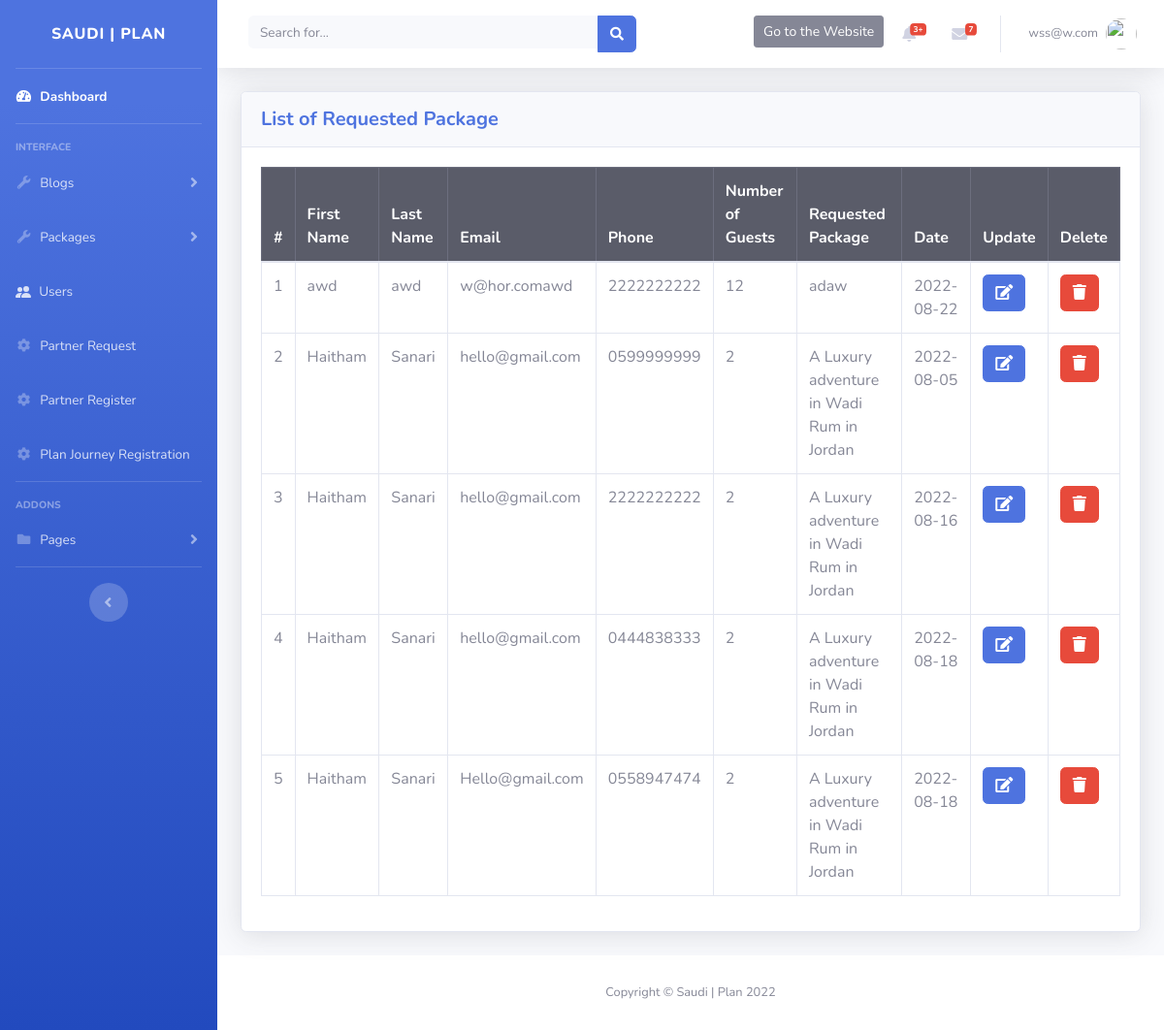
The page /admin/req_package.php (signed in) on the database its author committed.
### tables this page shows
CREATE TABLE `package_reg` (
  `id` int(11) NOT NULL,
  `firstName` varchar(50) NOT NULL,
  `lastName` varchar(50) NOT NULL,
  `inputEmail` varchar(50) NOT NULL,
  `inputPhone` varchar(50) NOT NULL,
  `inputNumberOfGuests` varchar(50) NOT NULL,
  `inputArrival` varchar(50) NOT NULL,
  `title` varchar(255) NOT NULL
);

### admin/connect_req_package.php (called while the page is built, shortened)
<?php
include('config/dbcon.php');
$sql = "SELECT * FROM package_reg";
$query = mysqli_query($conn, $sql);
?>

### admin/req_package.php (the view, shortened to what this page needs)
<?php
include('config/dbcon.php');
include('includes/header.php');
include('includes/navbar.php');
include('connect_req_package.php');
?>
<div class="container-fluid">
  <div class="card shadow mb-4">
    <div class="card-header py-3">
      <h5 class="m-0 font-weight-bold text-primary">List of Requested Package</h5>
    </div>
    <div class="card-body">
      <div class="table-responsive">
        <table class="table table-bordered table-hover">
          <thead class="table-dark">
            <tr>
              <th scope="col">#</th>
              <th scope="col">First Name</th>
              <th scope="col">Last Name</th>
              <th scope="col">Email</th>
              <th scope="col">Phone</th>
              <th scope="col">Number of Guests</th>
              <th scope="col">Requested Package</th>
              <th scope="col">Date</th>
              <th scope="col">Update</th>
              <th scope="col">Delete</th>
            </tr>
          </thead>
          <tbody>
            <?php
                $counter = 0;
                foreach($query as $q){
                $counter++;
            ?>
            <tr>
              <td scope="row"><?php echo $counter;?></td>
              <td><?php echo $q['firstName']?></td>
              <td><?php echo $q['lastName']?></td>
              <td><?php echo $q['inputEmail']?></td>
              <td><?php echo $q['inputPhone']?></td>
              <td><?php echo $q['inputNumberOfGuests']?></td>
              <td><?php echo $q['title']?></td>
              <td><?php echo $q['inputArrival']?></td>
              <td>
                <a href="edit_req_package.php?id=<?php echo $q['id']?>"><button type="button"
                    class="btn btn-primary btn-xs btn-addon s-b-10 s-l-5"><i class="fa fa-edit"></i></button></a>
              </td>
              <td>
                <form action="connect_req_package.php" method="POST">
                  <button type="submit" class="btn btn-danger btn-xs btn-addon s-b-10 s-l-5" name="delete"><i
                      class="fa fa-trash"></i>
                  </button>
                </form>
              </td>
            </tr>
            <?php }?>
          </tbody>
        </table>
      </div>
    </div>
  </div>
</div>
<?php
include('includes/footer.php');
?>

### admin/includes/header.php (shortened to what this page needs)
<!DOCTYPE html>
<html lang="en">
<head>
  <link href="vendor/fontawesome-free/css/all.min.css" rel="stylesheet" type="text/css">
  <link href="css/sb-admin-2.min.css" rel="stylesheet">
</head>
<body id="page-top">
  <div id="wrapper">

### admin/includes/navbar.php (shortened to what this page needs)
<ul class="navbar-nav bg-gradient-primary sidebar sidebar-dark accordion" id="accordionSidebar">
  <a class="sidebar-brand d-flex align-items-center justify-content-center" href="index.php">
    <div class="sidebar-brand-text mx-3">Saudi | Plan</div>
  </a>
  <hr class="sidebar-divider my-0">
  <li class="nav-item active">
    <a class="nav-link" href="index.php">
      <i class="fas fa-fw fa-tachometer-alt"></i>
      <span>Dashboard</span></a>
  </li>
  <hr class="sidebar-divider">
  <div class="sidebar-heading">
    Interface
  </div>
  <li class="nav-item">
    <a class="nav-link collapsed" href="#" data-toggle="collapse" data-target="#collapsePosts" aria-expanded="true"
      aria-controls="collapsePosts">
      <i class="fas fa-fw fa-wrench"></i>
      <span>Blogs</span>
    </a>
  </li>
  <li class="nav-item">
    <a class="nav-link collapsed" href="#" data-toggle="collapse" data-target="#collapsePackage" aria-expanded="true"
      aria-controls="collapsePackage">
      <i class="fas fa-fw fa-wrench"></i>
      <span>Packages</span>
    </a>
  </li>
  <li class="nav-item">
    <a class="nav-link" href="users.php">
      <span class="pl-1">Users</span></a>
  </li>
  <li class="nav-item">
    <a class="nav-link collapsed" href="partner_req.php">
      <i class="fas fa-fw fa-cog"></i>
      <span>Partner Request</span>
    </a>
  </li>
  <li class="nav-item">
    <a class="nav-link collapsed" href="partner_register.php">
      <i class="fas fa-fw fa-cog"></i>
      <span>Partner Register</span>
    </a>
  </li>
  <li class="nav-item">
    <a class="nav-link collapsed" href="journey_register.php">
      <i class="fas fa-fw fa-cog"></i>
      <span>Plan Journey Registration</span>
    </a>
  </li>
  <hr class="sidebar-divider">
  <div class="sidebar-heading">
    Addons
  </div>
  <li class="nav-item">
    <a class="nav-link collapsed" href="#" data-toggle="collapse" data-target="#collapsePages" aria-expanded="true"
      aria-controls="collapsePages">
      <i class="fas fa-fw fa-folder"></i>
      <span>Pages</span>
    </a>
  </li>
  <hr class="sidebar-divider d-none d-md-block">
  <div class="text-center d-none d-md-inline">
    <button class="rounded-circle border-0" id="sidebarToggle"></button>
  </div>
</ul>
<div id="content-wrapper" class="d-flex flex-column">
  <div id="content">
    <nav class="navbar navbar-expand navbar-light bg-white topbar mb-4 static-top shadow">
      <form class="d-none d-sm-inline-block form-inline mr-auto ml-md-3 my-2 my-md-0 mw-100 navbar-search">
        <div class="input-group">
          <input type="text" class="form-control bg-light border-0 small" placeholder="Search for..."
            aria-label="Search" aria-describedby="basic-addon2">
          <div class="input-group-append">
            <button class="btn btn-primary" type="button">
              <i class="fas fa-search fa-sm"></i>
            </button>
          </div>
        </div>
      </form>
      <ul class="navbar-nav ml-auto">
        <li>
          <button type="button" class="btn btn-secondary p-0 my-3 btn-sm"><a href=".././index.php" class="btn btn-secondary btn-sm">Go to the Website</a></button>
        </li>
        <li class="nav-item dropdown no-arrow mx-1">
          <a class="nav-link dropdown-toggle" href="#" id="alertsDropdown" role="button" data-toggle="dropdown"
            aria-haspopup="true" aria-expanded="false">
            <i class="fas fa-bell fa-fw"></i>
            <span class="badge badge-danger badge-counter">3+</span>
          </a>
        </li>
        <li class="nav-item dropdown no-arrow mx-1">
          <a class="nav-link dropdown-toggle" href="#" id="messagesDropdown" role="button" data-toggle="dropdown"
            aria-haspopup="true" aria-expanded="false">
            <i class="fas fa-envelope fa-fw"></i>
            <span class="badge badge-danger badge-counter">7</span>
          </a>
        </li>
        <li class="nav-item dropdown no-arrow">
          <a class="nav-link dropdown-toggle" href="#" id="userDropdown" role="button" data-toggle="dropdown"
            aria-haspopup="true" aria-expanded="false">
            <span class="mr-2 d-none d-lg-inline text-gray-600 small">
              <?php echo $_SESSION['username']; ?>
            </span>
            <img class="img-profile rounded-circle" src="https://source.unsplash.com/QAB-WJcbgJk/60x60">
          </a>
        </li>
      </ul>
    </nav>

### admin/includes/footer.php
</div>
<footer class="sticky-footer bg-white">
  <div class="container my-auto">
    <div class="copyright text-center my-auto">
      <span>Copyright &copy; Saudi | Plan 2022</span>
    </div>
  </div>
</footer>
</div>
</div>
</body>
</html>

### rows shown on the page
package_reg: firstName "awd", lastName "awd", inputEmail "w@hor.comawd", inputPhone "2222222222", inputNumberOfGuests "12", title "adaw", inputArrival "2022-08-22"
package_reg: firstName "Haitham", lastName "Sanari", inputEmail "hello@gmail.com", inputPhone "0599999999", inputNumberOfGuests "2", title "A Luxury adventure in Wadi Rum in Jordan", inputArrival "2022-08-05"
package_reg: firstName "Haitham", lastName "Sanari", inputEmail "hello@gmail.com", inputPhone "2222222222", inputNumberOfGuests "2", title "A Luxury adventure in Wadi Rum in Jordan", inputArrival "2022-08-16"
package_reg: firstName "Haitham", lastName "Sanari", inputEmail "hello@gmail.com", inputPhone "0444838333", inputNumberOfGuests "2", title "A Luxury adventure in Wadi Rum in Jordan", inputArrival "2022-08-18"
package_reg: firstName "Haitham", lastName "Sanari", inputEmail "Hello@gmail.com", inputPhone "0558947474", inputNumberOfGuests "2", title "A Luxury adventure in Wadi Rum in Jordan", inputArrival "2022-08-18"

### other values the page prints
$_SESSION['username'] "wss@w.com"
